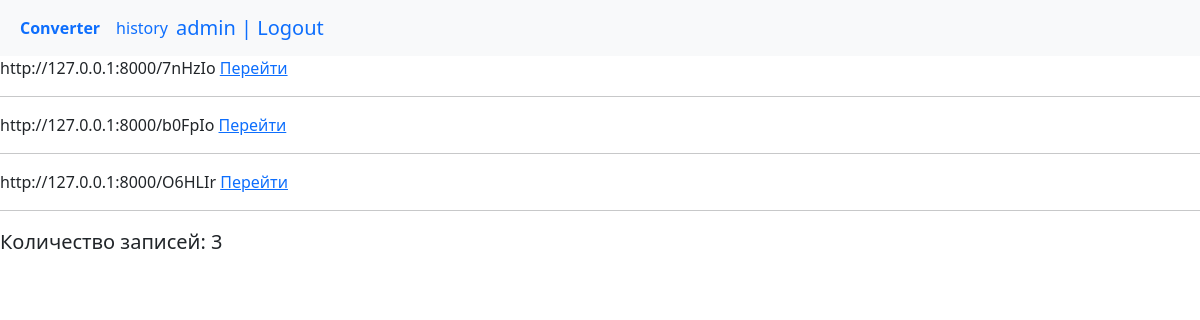
The page /history/ (signed in) on the database as committed earlier.
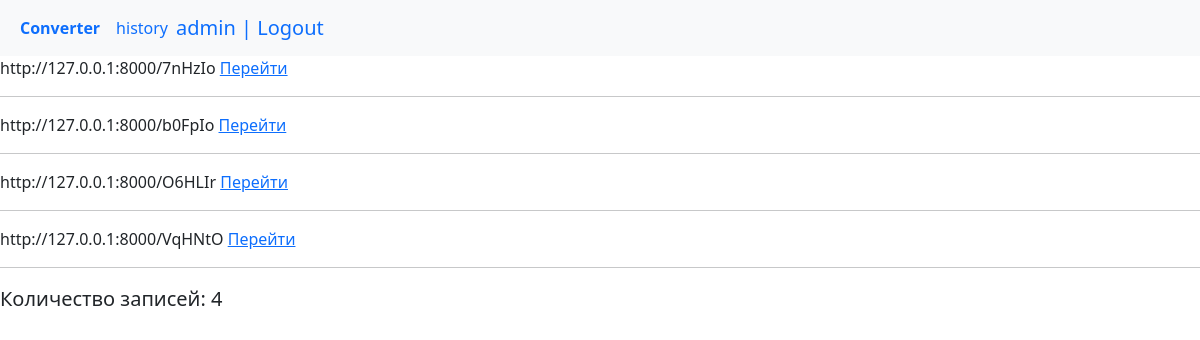
The same page on the database as committed later.
### main/models.py (models this page shows, shortened)
class URL(models.Model):
    long_url = models.URLField(max_length=250)
    short_url = models.CharField(max_length=200)
    user = models.ForeignKey(User, on_delete=models.PROTECT, null=True, blank=True)
    class Meta:
        verbose_name = 'URL'
        verbose_name_plural = 'URLs'
    def get_absolute_url(self):
        return reverse('reurl', kwargs={'url_pk': self.pk})

### main/views.py (the view)
# urls.py: path('history/', HistoryView.as_view(), name='history'),
class HistoryView(LoginRequiredMixin, ListView):
    model = URL
    context_object_name = 'urls'
    login_url = 'login'
    template_name = 'main/history.html'
    allow_empty = True
    def get_queryset(self):
        return URL.objects.filter(user=self.request.user.id)
    def get_context_data(self, *args, **kwargs):
        context = super().get_context_data(**kwargs)
        context['title'] = 'История'
        return context

### main/templatetags/main_tags.py (called while the page is built)
@register.simple_tag()
def get_len(array):
    return len(array)

### main/templates/main/history.html
{% extends 'main/layout.html' %}
{% load main_tags %}
{% block content %}
{% if urls %}
    {% for i in urls %}
        <ul class="list-inline">
            <li class="list-inline-item">http://127.0.0.1:8000/{{i.short_url}} <a href="{{i.get_absolute_url}}" target="_blank">  Перейти</a></li>
            <hr>
        </ul>
    {% endfor %}
<p class="lead">
        Количество записей: {% get_len urls %}
    </p>
{% else %}
    <p class="lead">
        История пока пуста
    </p>
{% endif %}
{% endblock %}

Rows that differ between the two databases and show on the page:
added URL: short_url "VqHNtO"
Other text that changed with them:
text no longer shown: "3"
text now shown: "4"
